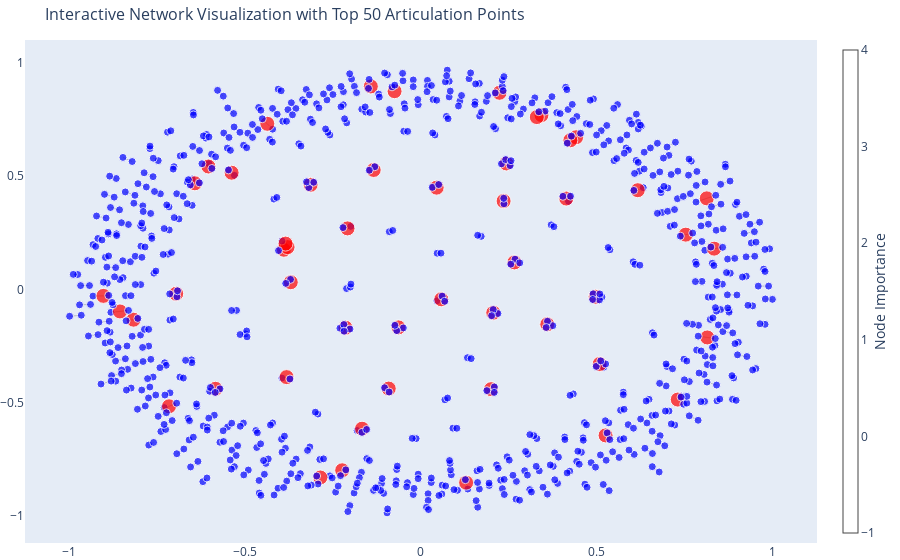

The notebook cell saved with this chart:
### Code cell
import plotly.graph_objects as go
import networkx as nx

 
important_nodes = list(nx.articulation_points(G))

 
top_important_nodes = important_nodes[:50]
print(f"Top 50 Important Nodes (Articulation Points): {top_important_nodes}")


pos = nx.spring_layout(G, seed=42)

 
non_important_nodes = [node for node in G.nodes if node not in top_important_nodes]

 
node_x = []
node_y = []
node_color = []
node_size = []

for node in G.nodes:
    x, y = pos[node]
    node_x.append(x)
    node_y.append(y)
    if node in top_important_nodes:
        node_color.append('red')
        node_size.append(15)
    else:
        node_color.append('blue')
        node_size.append(8)

 
edge_x = []
edge_y = []
for edge in G.edges():
    x0, y0 = pos[edge[0]]
    x1, y1 = pos[edge[1]]
    edge_x.extend([x0, x1, None])
    edge_y.extend([y0, y1, None])

 
edge_trace = go.Scatter(
    x=edge_x, y=edge_y,
    line=dict(width=0.5, color='#888'),
    hoverinfo='none',
    mode='lines')

node_trace = go.Scatter(
    x=node_x, y=node_y,
    mode='markers',
    hoverinfo='text',
    marker=dict(
        showscale=True,
        colorscale='Bluered',
        color=node_color,
        size=node_size,
        colorbar=dict(
            thickness=15,
            title='Node Importance',
            xanchor='left',
            titleside='right'
        )
    )
)


node_text = []
for node in G.nodes:
    if node in top_important_nodes:
        node_text.append(f"Node {node}: Important")
    else:
        node_text.append(f"Node {node}")
node_trace.text = node_text

 
fig = go.Figure(data=[edge_trace, node_trace],
                layout=go.Layout(
                    title='Interactive Network Visualization with Top 50 Articulation Points',
                    titlefont_size=16,
                    showlegend=False,
                    hovermode='closest',
                    margin=dict(b=0, l=0, r=0, t=40),
                    xaxis=dict(showgrid=False, zeroline=False),
                    yaxis=dict(showgrid=False, zeroline=False))
                )

fig.show()

### Figure 1 — Plotly figure (JSON) as saved in the notebook; plotly's stock layout.template omitted (floating-point values rounded to 4 significant figures; data arrays with more than 128 entries replaced by an {"elided": "..."} marker saying what was removed)
{"data": [{"hoverinfo": "none", "line": {"color": "#888", "width": 0.5}, "mode": "lines", "type": "scatter", "x": {"elided": "1500 float values"}, "y": {"elided": "1500 float values"}}, {"hoverinfo": "text", "marker": {"color": {"elided": "881 str values"}, "colorbar": {"thickness": 15, "title": {"side": "right", "text": "Node Importance"}, "xanchor": "left"}, "colorscale": [[0, "rgb(0,0,255)"], [1, "rgb(255,0,0)"]], "showscale": true, "size": {"elided": "881 int values"}}, "mode": "markers", "text": {"elided": "881 str values"}, "type": "scatter", "x": {"elided": "881 float values"}, "y": {"elided": "881 float values"}}], "layout": {"autosize": true, "hovermode": "closest", "margin": {"b": 0, "l": 0, "r": 0, "t": 40}, "showlegend": false, "title": {"font": {"size": 16}, "text": "Interactive Network Visualization with Top 50 Articulation Points"}, "xaxis": {"autorange": true, "range": [-1.123, 1.124], "showgrid": false, "type": "linear", "zeroline": false}, "yaxis": {"autorange": true, "range": [-1.135, 1.118], "showgrid": false, "type": "linear", "zeroline": false}}}
